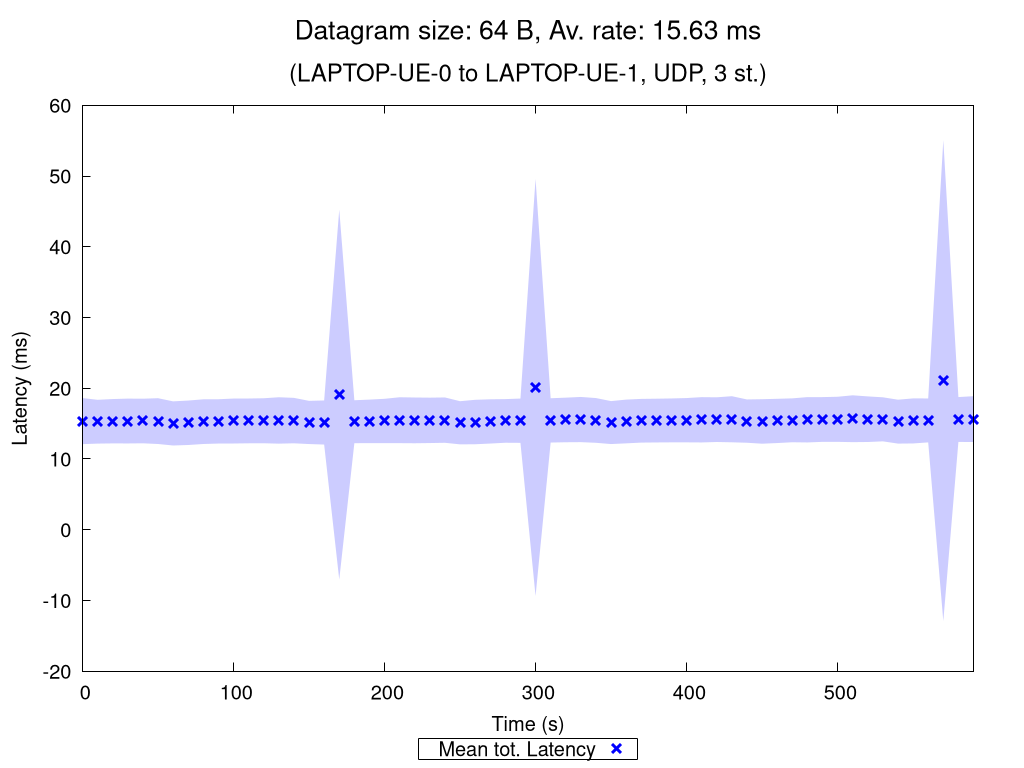

Generate this figure with gnuplot:
set terminal pngcairo nocrop enhanced size 1024,768 font "Verdana,15"
set output "UDP_3_st_2020_10_09_17-57-21_two2one_00064B.png"

set title "{/=20 Datagram size: 64 B, Av. rate: 15.63 ms}\n\n{/=18 (LAPTOP-UE-0 to LAPTOP-UE-1, UDP, 3 st.)}"

set xlabel "Time (s)"
set ylabel "Latency (ms)"
set ytics nomirror
set key bmargin center horizontal box samplen 1 width -1
set bmargin 4.6
set rmargin 4.5

rf = 1.0  # rate factor
set style fill transparent solid 0.2 noborder
set autoscale xfix
plot "UDP_3_st_2020_10_09_17-57-21_two2one_00064B_iperf_processed.dat" using 1:($2/rf-$3/rf):($2/rf+$3/rf) with filledcurves lc rgb "blue" notitle, \
     "" using 1:($2/rf) with points pt 2 ps 1.5 lw 3 lc rgb "blue" title "Mean tot. Latency", \
